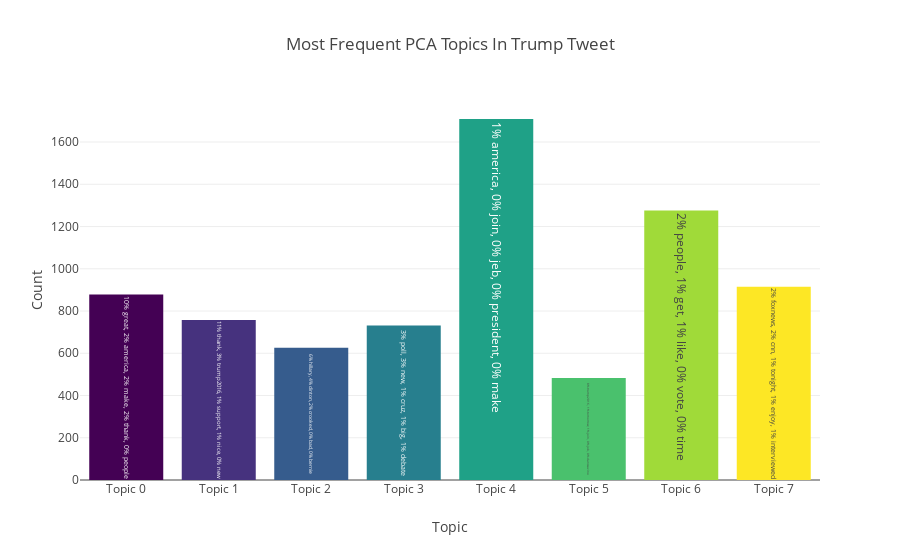

This figure's notebook cell:
### Code cell
# 排序
pcaCategoriesSorted, pcaCountsSorted = zip(*sorted(zip(pcaCategories, pcaCounts)))

# 创建标签
topWords = getTopWords(5, pcaKeys, vectorizedText, countVectorizer)
labels = ['Topic {}'.format(i) for i in pcaCategoriesSorted]

# 创建色彩映射
n = nTopics
cmap = get_cmap('viridis')
colors = [rgb2hex(cmap(color)) for color in np.arange(0, 1.000001, 1/(n-1))]

# 生成柱状图
data = go.Bar(x = labels,
              y = pcaCountsSorted,
              text = [word for word in topWords if word],
              marker = dict(color = colors))

layout = go.Layout(title = 'Most Frequent PCA Topics In Trump Tweet',
                   xaxis = dict(title = 'Topic'),
                   yaxis = dict(title = 'Count'))

fig = go.Figure(data=[data], layout=layout)
iplot(fig)

### Figure 1 — Plotly figure (JSON) as saved in the notebook; plotly's stock layout.template omitted (floating-point values rounded to 4 significant figures)
{"data": [{"marker": {"color": ["#440154", "#46327e", "#365c8d", "#277f8e", "#1fa187", "#4ac16d", "#a0da39", "#fde725"]}, "text": ["10% great, 2% america, 2% make, 2% thank, 0% people", "11% thank, 3% trump2016, 1% support, 1% nice, 0% new", "6% hillary, 4% clinton, 2% crooked, 0% bad, 0% bernie", "3% poll, 3% new, 1% cruz, 1% big, 1% debate", "1% america, 0% join, 0% jeb, 0% president, 0% make", "8% trump2016, 1% tomorrow, 1% join, 0% job, 0% danscavino", "2% people, 1% get, 1% like, 0% vote, 0% time", "2% foxnews, 2% cnn, 1% tonight, 1% enjoy, 1% interviewed"], "type": "bar", "uid": "20c4b5b4-9319-11e8-aa8e-0024d6c0edbe", "x": ["Topic 0", "Topic 1", "Topic 2", "Topic 3", "Topic 4", "Topic 5", "Topic 6", "Topic 7"], "y": [878, 757, 626, 731, 1709, 483, 1276, 915]}], "layout": {"title": "Most Frequent PCA Topics In Trump Tweet", "xaxis": {"title": "Topic"}, "yaxis": {"title": "Count"}}}
